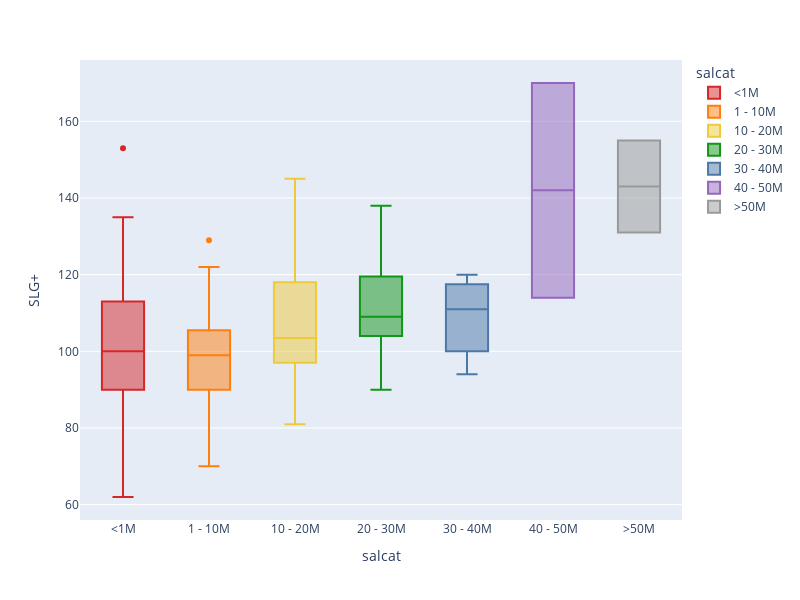

Here is the notebook cell this chart was saved with:
### Code cell
desired_order = ['<1M', '1 - 10M', '10 - 20M', '20 - 30M', '30 - 40M', '40 - 50M', '>50M']
fig = px.box(df,
             x = 'salcat',
             y = 'SLG+',
             color = 'salcat',
             category_orders={'salcat': desired_order},
             color_discrete_sequence = (['#D62728', '#FF7F0E', '#EECA3B', '#109618', '#4C78A8', '#9467BD', '#999999']))

fig.update_layout(width = 800,
                  height = 600)

fig.show()

### Figure 1 — Plotly figure (JSON) as saved in the notebook; plotly's stock layout.template omitted (floating-point values rounded to 4 significant figures)
{"data": [{"alignmentgroup": "True", "hovertemplate": "salcat=%{x}<br>SLG+=%{y}<extra></extra>", "legendgroup": "<1M", "marker": {"color": "#D62728"}, "name": "<1M", "notched": false, "offsetgroup": "<1M", "orientation": "v", "showlegend": true, "type": "box", "x": ["<1M", "<1M", "<1M", "<1M", "<1M", "<1M", "<1M", "<1M", "<1M", "<1M", "<1M", "<1M", "<1M", "<1M", "<1M", "<1M", "<1M", "<1M", "<1M", "<1M", "<1M", "<1M", "<1M", "<1M", "<1M", "<1M", "<1M", "<1M", "<1M", "<1M", "<1M", "<1M", "<1M", "<1M", "<1M", "<1M", "<1M", "<1M", "<1M", "<1M", "<1M", "<1M", "<1M", "<1M", "<1M", "<1M", "<1M", "<1M", "<1M", "<1M", "<1M", "<1M", "<1M", "<1M", "<1M", "<1M", "<1M", "<1M", "<1M", "<1M", "<1M", "<1M", "<1M", "<1M", "<1M", "<1M", "<1M", "<1M", "<1M", "<1M", "<1M", "<1M", "<1M", "<1M", "<1M", "<1M", "<1M", "<1M", "<1M", "<1M", "<1M", "<1M", "<1M", "<1M", "<1M", "<1M", "<1M", "<1M", "<1M", "<1M", "<1M", "<1M", "<1M", "<1M", "<1M", "<1M", "<1M", "<1M", "<1M", "<1M", "<1M", "<1M", "<1M", "<1M", "<1M", "<1M", "<1M", "<1M", "<1M"], "x0": " ", "xaxis": "x", "y": [110, 99, 118, 117, 111, 108, 122, 132, 108, 113, 93, 120, 108, 115, 117, 88, 95, 97, 91, 101, 130, 103, 129, 85, 106, 99, 102, 103, 96, 117, 114, 94, 107, 94, 90, 112, 123, 91, 132, 110, 94, 96, 79, 96, 79, 112, 88, 153, 114, 80, 90, 92, 105, 122, 103, 74, 135, 115, 81, 92, 108, 117, 102, 85, 100, 98, 90, 108, 96, 90, 91, 121, 87, 116, 62, 93, 108, 90, 75, 88, 92, 76, 114, 86, 117, 107, 84, 103, 89, 86, 71, 112, 95, 113, 124, 100, 84, 99, 119, 88, 97, 81, 100, 72, 96, 87, 108, 98, 114], "y0": " ", "yaxis": "y"}, {"alignmentgroup": "True", "hovertemplate": "salcat=%{x}<br>SLG+=%{y}<extra></extra>", "legendgroup": "1 - 10M", "marker": {"color": "#FF7F0E"}, "name": "1 - 10M", "notched": false, "offsetgroup": "1 - 10M", "orientation": "v", "showlegend": true, "type": "box", "x": ["1 - 10M", "1 - 10M", "1 - 10M", "1 - 10M", "1 - 10M", "1 - 10M", "1 - 10M", "1 - 10M", "1 - 10M", "1 - 10M", "1 - 10M", "1 - 10M", "1 - 10M", "1 - 10M", "1 - 10M", "1 - 10M", "1 - 10M", "1 - 10M", "1 - 10M", "1 - 10M", "1 - 10M", "1 - 10M", "1 - 10M", "1 - 10M", "1 - 10M", "1 - 10M", "1 - 10M", "1 - 10M", "1 - 10M", "1 - 10M", "1 - 10M", "1 - 10M", "1 - 10M", "1 - 10M", "1 - 10M", "1 - 10M", "1 - 10M", "1 - 10M", "1 - 10M", "1 - 10M", "1 - 10M", "1 - 10M", "1 - 10M", "1 - 10M", "1 - 10M", "1 - 10M", "1 - 10M", "1 - 10M", "1 - 10M", "1 - 10M", "1 - 10M", "1 - 10M", "1 - 10M", "1 - 10M", "1 - 10M", "1 - 10M", "1 - 10M", "1 - 10M", "1 - 10M", "1 - 10M", "1 - 10M", "1 - 10M", "1 - 10M", "1 - 10M", "1 - 10M", "1 - 10M", "1 - 10M", "1 - 10M", "1 - 10M", "1 - 10M", "1 - 10M", "1 - 10M"], "x0": " ", "xaxis": "x", "y": [115, 109, 92, 91, 117, 99, 102, 100, 98, 102, 90, 114, 120, 76, 100, 85, 97, 100, 118, 91, 97, 107, 108, 83, 104, 122, 105, 108, 104, 102, 93, 111, 97, 98, 89, 102, 98, 94, 129, 90, 83, 90, 92, 102, 113, 82, 90, 110, 106, 113, 87, 96, 99, 100, 99, 92, 90, 91, 73, 105, 79, 116, 99, 85, 70, 99, 90, 99, 79, 109, 87, 91], "y0": " ", "yaxis": "y"}, {"alignmentgroup": "True", "hovertemplate": "salcat=%{x}<br>SLG+=%{y}<extra></extra>", "legendgroup": "10 - 20M", "marker": {"color": "#EECA3B"}, "name": "10 - 20M", "notched": false, "offsetgroup": "10 - 20M", "orientation": "v", "showlegend": true, "type": "box", "x": ["10 - 20M", "10 - 20M", "10 - 20M", "10 - 20M", "10 - 20M", "10 - 20M", "10 - 20M", "10 - 20M", "10 - 20M", "10 - 20M", "10 - 20M", "10 - 20M", "10 - 20M", "10 - 20M", "10 - 20M", "10 - 20M", "10 - 20M", "10 - 20M", "10 - 20M", "10 - 20M", "10 - 20M", "10 - 20M", "10 - 20M", "10 - 20M", "10 - 20M", "10 - 20M", "10 - 20M", "10 - 20M", "10 - 20M", "10 - 20M", "10 - 20M", "10 - 20M", "10 - 20M", "10 - 20M", "10 - 20M", "10 - 20M", "10 - 20M", "10 - 20M"], "x0": " ", "xaxis": "x", "y": [140, 105, 145, 118, 97, 91, 100, 119, 98, 134, 95, 119, 101, 115, 115, 100, 115, 95, 111, 129, 104, 136, 99, 94, 83, 97, 106, 102, 124, 129, 117, 95, 108, 102, 102, 103, 95, 81], "y0": " ", "yaxis": "y"}, {"alignmentgroup": "True", "hovertemplate": "salcat=%{x}<br>SLG+=%{y}<extra></extra>", "legendgroup": "20 - 30M", "marker": {"color": "#109618"}, "name": "20 - 30M", "notched": false, "offsetgroup": "20 - 30M", "orientation": "v", "showlegend": true, "type": "box", "x": ["20 - 30M", "20 - 30M", "20 - 30M", "20 - 30M", "20 - 30M", "20 - 30M", "20 - 30M", "20 - 30M", "20 - 30M", "20 - 30M", "20 - 30M", "20 - 30M", "20 - 30M", "20 - 30M", "20 - 30M", "20 - 30M", "20 - 30M", "20 - 30M", "20 - 30M", "20 - 30M", "20 - 30M", "20 - 30M", "20 - 30M", "20 - 30M", "20 - 30M", "20 - 30M", "20 - 30M"], "x0": " ", "xaxis": "x", "y": [120, 130, 111, 123, 105, 115, 124, 104, 118, 109, 107, 108, 104, 112, 110, 104, 114, 125, 100, 138, 121, 97, 96, 107, 90, 106, 98], "y0": " ", "yaxis": "y"}, {"alignmentgroup": "True", "hovertemplate": "salcat=%{x}<br>SLG+=%{y}<extra></extra>", "legendgroup": "30 - 40M", "marker": {"color": "#4C78A8"}, "name": "30 - 40M", "notched": false, "offsetgroup": "30 - 40M", "orientation": "v", "showlegend": true, "type": "box", "x": ["30 - 40M", "30 - 40M", "30 - 40M", "30 - 40M", "30 - 40M", "30 - 40M", "30 - 40M", "30 - 40M"], "x0": " ", "xaxis": "x", "y": [116, 119, 114, 101, 99, 108, 120, 94], "y0": " ", "yaxis": "y"}, {"alignmentgroup": "True", "hovertemplate": "salcat=%{x}<br>SLG+=%{y}<extra></extra>", "legendgroup": "40 - 50M", "marker": {"color": "#9467BD"}, "name": "40 - 50M", "notched": false, "offsetgroup": "40 - 50M", "orientation": "v", "showlegend": true, "type": "box", "x": ["40 - 50M", "40 - 50M"], "x0": " ", "xaxis": "x", "y": [170, 114], "y0": " ", "yaxis": "y"}, {"alignmentgroup": "True", "hovertemplate": "salcat=%{x}<br>SLG+=%{y}<extra></extra>", "legendgroup": ">50M", "marker": {"color": "#999999"}, "name": ">50M", "notched": false, "offsetgroup": ">50M", "orientation": "v", "showlegend": true, "type": "box", "x": [">50M", ">50M"], "x0": " ", "xaxis": "x", "y": [155, 131], "y0": " ", "yaxis": "y"}], "layout": {"boxmode": "overlay", "height": 600, "legend": {"title": {"text": "salcat"}, "tracegroupgap": 0}, "margin": {"t": 60}, "width": 800, "xaxis": {"anchor": "y", "categoryarray": ["<1M", "1 - 10M", "10 - 20M", "20 - 30M", "30 - 40M", "40 - 50M", ">50M"], "categoryorder": "array", "domain": [0, 1], "title": {"text": "salcat"}}, "yaxis": {"anchor": "x", "domain": [0, 1], "title": {"text": "SLG+"}}}}
